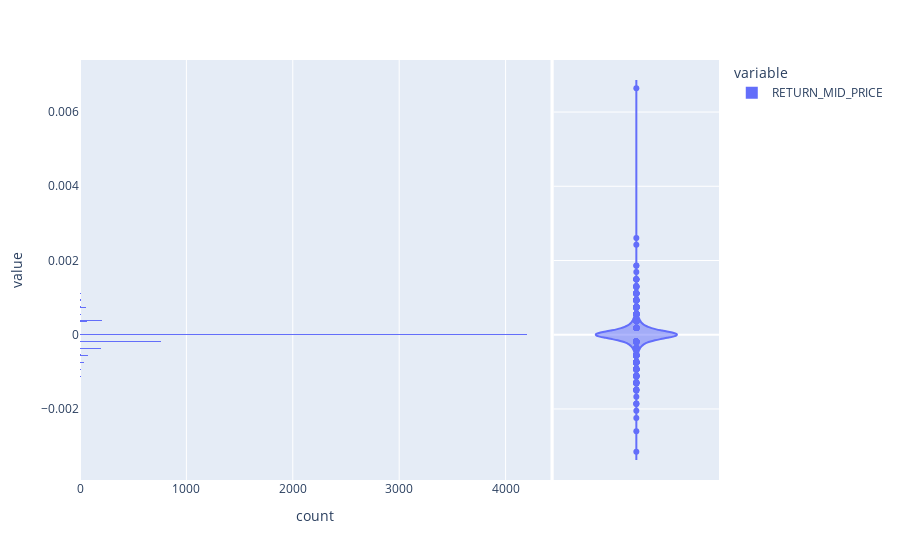

The code cell stored with this chart in its notebook:
### Code cell
px.histogram(selected_data, y=["RETURN_MID_PRICE"], marginal= "violin")

### Figure 1 — Plotly figure (JSON) as saved in the notebook; plotly's stock layout.template omitted (floating-point values rounded to 4 significant figures; data arrays with more than 128 entries replaced by an {"elided": "..."} marker saying what was removed)
{"data": [{"alignmentgroup": "True", "bingroup": "y", "hovertemplate": "variable=RETURN_MID_PRICE<br>count=%{x}<br>value=%{y}<extra></extra>", "legendgroup": "RETURN_MID_PRICE", "marker": {"color": "#636efa", "pattern": {"shape": ""}}, "name": "RETURN_MID_PRICE", "offsetgroup": "RETURN_MID_PRICE", "orientation": "h", "showlegend": true, "type": "histogram", "xaxis": "x", "y": {"elided": "6705 float values"}, "yaxis": "y"}, {"alignmentgroup": "True", "hovertemplate": "variable=RETURN_MID_PRICE<br>value=%{y}<extra></extra>", "legendgroup": "RETURN_MID_PRICE", "marker": {"color": "#636efa"}, "name": "RETURN_MID_PRICE", "offsetgroup": "RETURN_MID_PRICE", "scalegroup": "y", "showlegend": false, "type": "violin", "xaxis": "x2", "y": {"elided": "6705 float values"}, "yaxis": "y2"}], "layout": {"barmode": "relative", "legend": {"title": {"text": "variable"}, "tracegroupgap": 0}, "margin": {"t": 60}, "xaxis": {"anchor": "y", "domain": [0, 0.7363], "title": {"text": "count"}}, "xaxis2": {"anchor": "y2", "domain": [0.7413, 1], "matches": "x2", "showgrid": false, "showline": false, "showticklabels": false, "ticks": ""}, "yaxis": {"anchor": "x", "domain": [0, 1], "title": {"text": "value"}}, "yaxis2": {"anchor": "x2", "domain": [0, 1], "matches": "y", "showgrid": true, "showticklabels": false}}}
